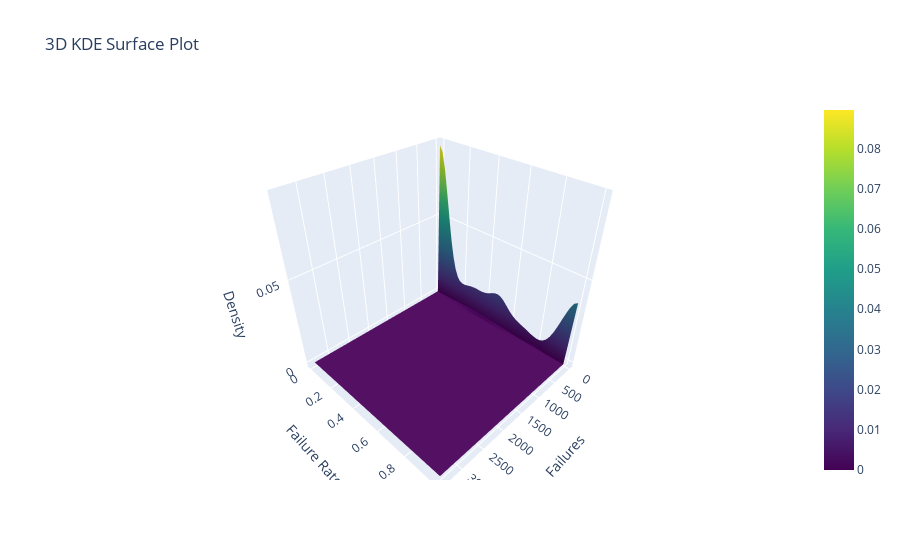

Notebook cell for this chart:
### Markdown cell above
plotting the 2d distribution of failed transaction count and transaction failure rate

### Code cell
import plotly.graph_objects as go
from scipy.stats import gaussian_kde as gaussian_kde

# Perform 2D Kernel Density Estimation (KDE)
x = transactions["t"]
y = transactions["failure_rate"]
kde = gaussian_kde([x, y])

# Create a grid for evaluation
x_grid = np.linspace(x.min(), x.max(), 50)
y_grid = np.linspace(y.min(), y.max(), 50)
x_mesh, y_mesh = np.meshgrid(x_grid, y_grid)
z = kde(np.vstack([x_mesh.ravel(), y_mesh.ravel()])).reshape(x_mesh.shape)

# Create 3D surface plot using Plotly
fig = go.Figure(data=[
    go.Surface(
        x=x_grid, 
        y=y_grid, 
        z=z, 
        colorscale="Viridis", 
        showscale=True
    )
])

# Add labels and title
fig.update_layout(
    title="3D KDE Surface Plot",
    scene=dict(
        xaxis_title="Failures",
        yaxis_title="Failure Rate",
        zaxis_title="Density"
    )
)

# Show the interactive plot
fig.show()

### Figure 1 — Plotly figure (JSON) as saved in the notebook; plotly's stock layout.template omitted (floating-point values rounded to 4 significant figures; data arrays with more than 128 entries replaced by an {"elided": "..."} marker saying what was removed)
{"data": [{"colorscale": [[0, "#440154"], [0.1111, "#482878"], [0.2222, "#3e4989"], [0.3333, "#31688e"], [0.4444, "#26828e"], [0.5556, "#1f9e89"], [0.6667, "#35b779"], [0.7778, "#6ece58"], [0.8889, "#b5de2b"], [1, "#fde725"]], "showscale": true, "type": "surface", "x": [1, 69.65, 138.3, 207.0, 275.6, 344.3, 412.9, 481.6, 550.2, 618.9, 687.5, 756.2, 824.8, 893.5, 962.1, 1031.0, 1099.0, 1168.0, 1237.0, 1305.0, 1374.0, 1443.0, 1511.0, 1580.0, 1649.0, 1717.0, 1786.0, 1855.0, 1923.0, 1992.0, 2061.0, 2129.0, 2198.0, 2267.0, 2335.0, 2404.0, 2473.0, 2541.0, 2610.0, 2678.0, 2747.0, 2816.0, 2884.0, 2953.0, 3022.0, 3090.0, 3159.0, 3228.0, 3296.0, 3365], "y": [0, 0.02041, 0.04082, 0.06122, 0.08163, 0.102, 0.1224, 0.1429, 0.1633, 0.1837, 0.2041, 0.2245, 0.2449, 0.2653, 0.2857, 0.3061, 0.3265, 0.3469, 0.3673, 0.3878, 0.4082, 0.4286, 0.449, 0.4694, 0.4898, 0.5102, 0.5306, 0.551, 0.5714, 0.5918, 0.6122, 0.6327, 0.6531, 0.6735, 0.6939, 0.7143, 0.7347, 0.7551, 0.7755, 0.7959, 0.8163, 0.8367, 0.8571, 0.8776, 0.898, 0.9184, 0.9388, 0.9592, 0.9796, 1], "z": {"elided": "50x50 float values"}}], "layout": {"scene": {"xaxis": {"title": {"text": "Failures"}}, "yaxis": {"title": {"text": "Failure Rate"}}, "zaxis": {"title": {"text": "Density"}}}, "title": {"text": "3D KDE Surface Plot"}}}
